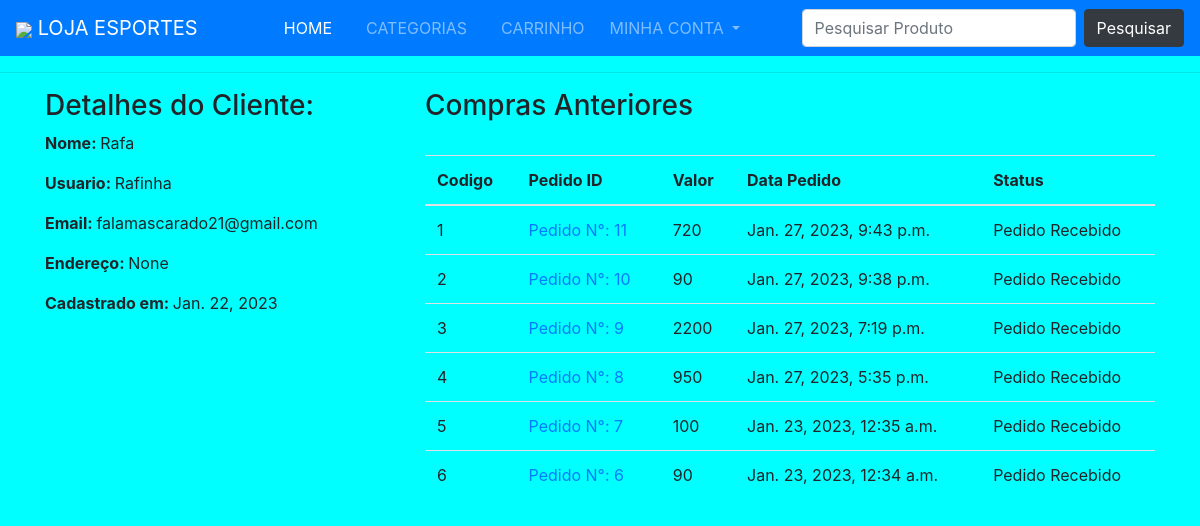
Before: /perfil/ (signed in) with the older database file.
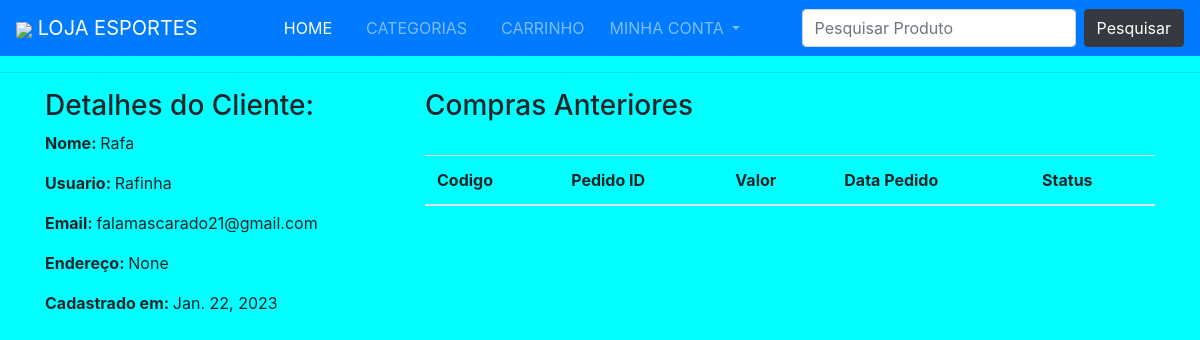
After: the same page with the newer database file.
### lojaapp/models.py (models this page shows, shortened)
class Cliente(models.Model):
    user = models.OneToOneField(User,on_delete=models.CASCADE)
    nome_completo = models.CharField(max_length=200)
    endereco = models.CharField(max_length=200,null=True,blank=True)
    data_on = models.DateField(auto_now_add=True)

class Pedido_order(models.Model):
    carro = models.OneToOneField(Carro,on_delete=models.CASCADE)
    ordernando_por = models.CharField(max_length=200)
    endereco_envio = models.CharField(max_length=200)
    telefone = models.CharField(max_length=10)
    email = models.EmailField(null=True,blank=True)
    endereco_envio = models.CharField(max_length=200)
    subtotal = models.PositiveIntegerField()
    desconto = models.PositiveIntegerField()
    total = models.PositiveIntegerField()
    pedido_status = models.CharField(max_length=50,choices=PEDIDO_STATUS)
    criado_em = models.DateTimeField(auto_now_add=True)
    pagamento_method = models.CharField(max_length=20, choices=METHOD, default="Dinheiro na Entrega")
    pagamento_completo = models.BooleanField(default=False,null=True,blank=True)

### lojaapp/views.py (the view)
# urls.py: path("perfil/", ClientePerfilView.as_view(), name="clienteperfil"),
class ClientePerfilView(TemplateView):
    template_name = "clienteperfil.html"
    def dispatch(self,request, *args,**kwargs):
        if request.user.is_authenticated and Cliente.objects.filter(user=request.user).exists():
            pass
        else:
            return redirect("/entrar/?next=/perfil/")
        return super().dispatch(request, *args, **kwargs)
    def get_context_data(self, **kwargs):
        context = super().get_context_data(**kwargs)
        cliente = self.request.user.cliente
        context['cliente'] = cliente
        Pedidos = Pedido_order.objects.filter(carro__cliente=cliente).order_by("-id")
        context['pedidos'] = Pedidos
        return context

### templates/clienteperfil.html (shortened to what this page needs)
{% extends 'base.html' %}
{% block content %}
<div class="container">
    <div class="row">
        <div class="col-md-4">
           <h3>Detalhes do Cliente: </h3>
           <p><span class="font-weight-bold">Nome: </span>{{cliente.nome_completo}}</p>
           <p><span class="font-weight-bold">Usuario: </span>{{cliente.user.username}}</p>
           <p><span class="font-weight-bold">Email: </span>{{cliente.user.email}}</p>
           <p><span class="font-weight-bold">Endereço: </span>{{cliente.endereco}}</p>
           <p><span class="font-weight-bold">Cadastrado em: </span>{{cliente.data_on}}</p>
        </div>
        <div class="col-md-8">
            <h3>Compras Anteriores</h3>
            <br>
            <table class="table">
                <thead>
                    <tr>
                        <th>Codigo</th>
                        <th>Pedido ID</th>
                        <th>Valor</th>
                        <th>Data Pedido</th>
                        <th>Status</th>
                    </tr>
                </thead>
                <tbody>
                    {% for pedidos in pedidos %}
                    <tr>
                        <td>{{forloop.counter}}</td>
                        <td><a href="{% url 'lojaapp:clientepedidodetalhe' pedidos.pk%}"> Pedido N°: {{pedidos.id}}</td></a>
                        <td>{{pedidos.total}}</td>
                        <td>{{pedidos.criado_em}}</td>
                        <td>{{pedidos.pedido_status}}</td>
                    </tr>
                    {% endfor %}
                </tbody>
            </table>
         </div>
    </div>
</div>
{% endblock %}

### templates/base.html (shortened to what this page needs)
<!DOCTYPE html>
<html lang="en">
    <head>
    <link rel="stylesheet" href="https://stackpath.bootstrapcdn.com/bootstrap/4.1.3/css/bootstrap.min.css">
  </head>
<body style="background-color:aqua;">
    <nav class="navbar navbar-expand-lg navbar-dark badge-primary">
        <a class="navbar-brand" href="{% url 'lojaapp:home' %}"><img stile="height:50; " width="50" src="https://cdn-icons-png.flaticon.com/512/4650/4650535.png" />  LOJA ESPORTES</a>
        <div class="collapse navbar-collapse" id="navbarSupportedContent" >
            <ul class="navbar-nav ml-auto mr-auto" >
              <li class="nav-item active">
                <a class="nav-link" href="{% url 'lojaapp:home' %}" >&nbsp HOME &nbsp<span class="sr-only">(current)</span></a>
              </li>
              <li class="nav-item">
                <a class="nav-link" href="{% url 'lojaapp:Todosprodutos' %}">&nbsp CATEGORIAS &nbsp</a>
              </li>
              <li class="nav-item">
                <a class="nav-link" href="{% url 'lojaapp:meucarro' %}">&nbsp CARRINHO &nbsp</a>
              </li>
              <li class="nav-item dropdown">
                <a class="nav-link dropdown-toggle" href="#" id="navbarDropdown" role="button" data-toggle="dropdown" aria-haspopup="true" aria-expanded="false">
                  MINHA CONTA
                </a>
              </li>
            </div>
            <form class="form-inline my-2 my-lg-0" action="{% url 'lojaapp:pesquisar' %}" method="GET">
              <input name="keyword" class="form-control mr-sm-2" type="search" placeholder="Pesquisar Produto" aria-label="Search" required>
              <button class="btn btn-dark my-2 my-sm-0" type="submit">Pesquisar</button>
            </form>
        </nav>
    <hr>
    {% block content %}
    {% endblock %}
</body>
</html>

Changed rows visible on the page:
removed Pedido_order: id "11", total "720", criado_em "Jan. 27, 2023, 9:43 p.m.", pedido_status "Pedido Recebido"
removed Pedido_order: id "10", total "90", criado_em "Jan. 27, 2023, 9:38 p.m.", pedido_status "Pedido Recebido"
removed Pedido_order: id "9", total "2200", criado_em "Jan. 27, 2023, 7:19 p.m.", pedido_status "Pedido Recebido"
removed Pedido_order: id "8", total "950", criado_em "Jan. 27, 2023, 5:35 p.m.", pedido_status "Pedido Recebido"
removed Pedido_order: id "7", total "100", criado_em "Jan. 23, 2023, 12:35 a.m.", pedido_status "Pedido Recebido"
removed Pedido_order: id "6", total "90", criado_em "Jan. 23, 2023, 12:34 a.m.", pedido_status "Pedido Recebido"
